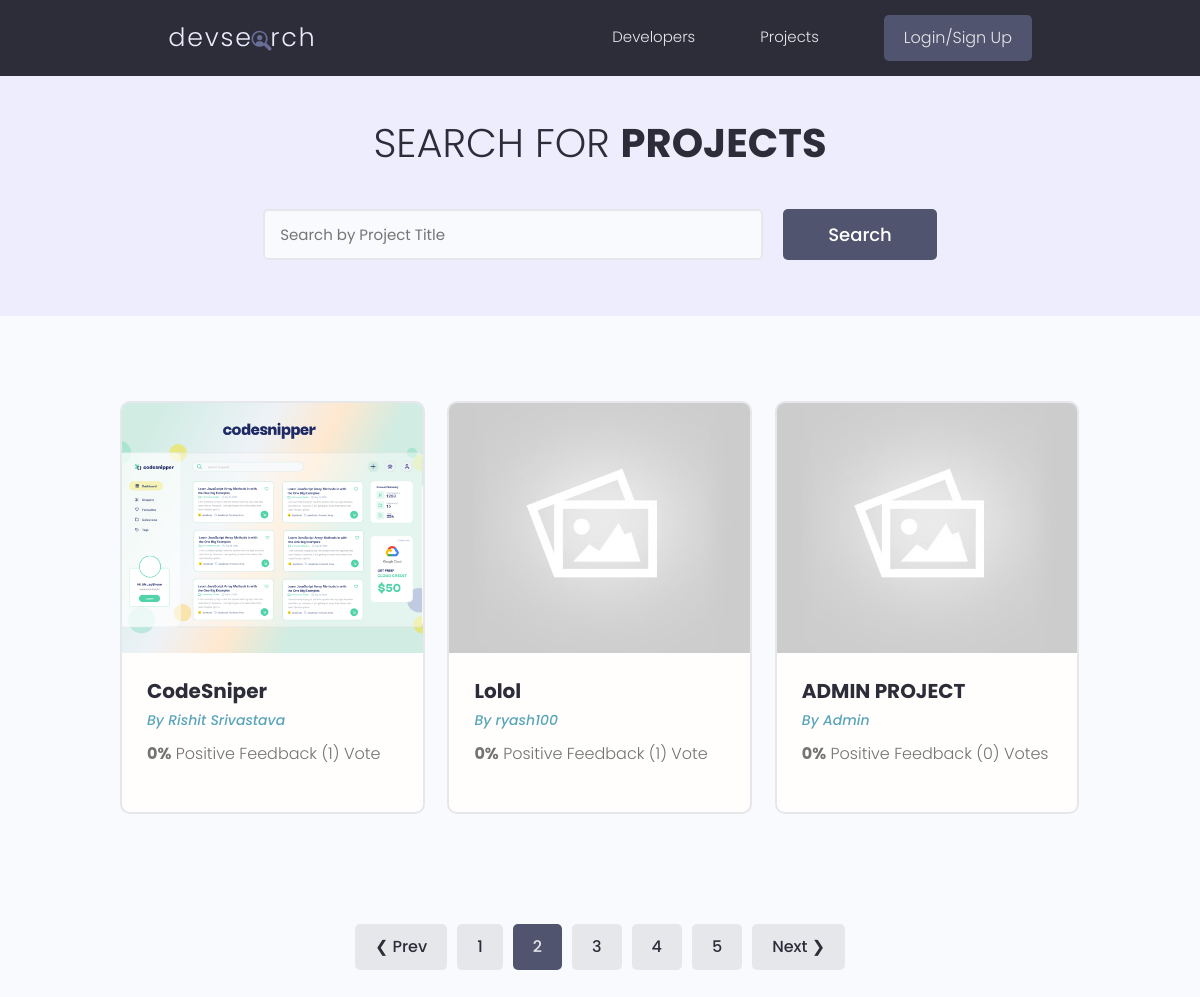
Screenshot of /projects/?page=2 with the database file from the repository.
### projects/models.py (models this page shows, shortened)
class Project(models.Model):
    owner = models.ForeignKey(
        usermodel.Profile, on_delete=models.CASCADE, null=True, blank=True)
    title = models.CharField(max_length=50)
    description = models.TextField(null=True, blank=True)
    demo_link = models.CharField(max_length=2000, null=True, blank=True)
    source_link = models.CharField(max_length=2000, null=True, blank=True)
    created = models.DateTimeField(auto_now_add=True)
    id = models.UUIDField(default=uuid.uuid4, unique=True,
                          primary_key=True, editable=False)
    tags = models.ManyToManyField('Tag', blank=True)
    vote_total = models.IntegerField(default=0, blank=True, null=True)
    vote_ratio = models.IntegerField(default=0, blank=True, null=True)
    image = models.ImageField(
        null=True, upload_to='projects', blank=True, default='default.jpg')
    class Meta:
        ordering = ['-vote_ratio', '-vote_total', 'title']

### user/models.py (models this page shows, shortened)
class Profile(models.Model):
    user = models.OneToOneField(
        User, on_delete=models.CASCADE, null=True, blank=True, editable=False)
    username = models.CharField(max_length=50, blank=True, null=True)
    name = models.CharField(max_length=200, blank=True, null=True)
    email = models.EmailField(blank=True, null=True)
    location = models.CharField(max_length=200, null=True, blank=True)
    short_intro = models.CharField(max_length=200, blank=True, null=True)
    bio = models.TextField(null=True, blank=True)
    Profile_img = models.ImageField(
        upload_to='profiles', default='profiles/default.png')
    github = models.CharField(max_length=200, blank=True, null=True)
    linkedin = models.CharField(max_length=200, blank=True, null=True)
    youtube = models.CharField(max_length=200, blank=True, null=True)
    id = models.UUIDField(default=uuid.uuid4, unique=True,
                          primary_key=True, editable=False)

### projects/views.py (the view)
# urls.py: path('',views.index,name='index'),
def index(request):
    projects, search_query = searchProfiles(request)
    [custom_range, projects] = paginateProjects(request, projects, 3)
    print(custom_range)
    return render(request, 'projects/projects.html', {'search_query': search_query, 'projects': projects, 'custom_range': custom_range})

### projects/utils.py (called while the page is built)
def paginateProjects(request, projects, results):
    pages = request.GET.get('page')
    paginator = Paginator(projects, results)
    try:
        projects = paginator.page(pages)
    except PageNotAnInteger:
        pages = 1
        projects = paginator.page(pages)
    except EmptyPage:
        pages = paginator.num_pages
        projects = paginator.page(pages)
    leftindex = int(pages)-4
    if leftindex < 1:
        leftindex = 1
    rightindex = (int(pages)+5)
    if rightindex > paginator.num_pages:
        rightindex = paginator.num_pages
    custom_range = range(leftindex, rightindex+1)
    projects = paginator.page(pages)
    return custom_range, projects

def searchProfiles(request):
    search_query = ''
    if request.GET.get('search_query'):
        search_query = request.GET.get('search_query')
    tags = Tag.objects.filter(name__icontains=search_query)
    projects = Project.objects.distinct().filter(Q(title__icontains=search_query) | Q(
        description__icontains=search_query) | Q(owner__name__icontains=search_query) | Q(tags__in=tags))
    return projects, search_query

### projects/templates/projects/projects.html (shortened to what this page needs)
{% extends 'main.html' %} {% block content %}
<main class="projects">
  <section class="hero-section text-center">
    <div class="container container--narrow">
      <div class="hero-section__box">
        <h2>Search for <span>Projects</span></h2>
      </div>
      <div class="hero-section__search">
        <form
          id="searchForm"
          class="form"
          action="{% url 'index' %}"
          method="get"
        >
          <div class="form__field">
            <input
              class="input input--text"
              id="formInput#search"
              type="text"
              name="search_query"
              placeholder="Search by Project Title"
              value="{{search_query}}"
            />
          </div>
          <input class="btn btn--sub btn--lg" type="submit" value="Search" />
        </form>
      </div>
    </div>
  </section>
  <section class="projectsList">
    <div class="container">
      <div class="grid grid--three">
        {% for project in projects %}
        <div class="column">
          <div class="card project">
            <a href="{% url 'single-project' project.id %}" class="project">
              <img
                class="project__thumbnail"
                src="{{project.image.url}}"
                alt="project thumbnail"
              />
              <div class="card__body">
                <h3 class="project__title">{{project.title}}</h3>
                <p>
                  <a
                    class="project__author"
                    href="{% url 'profile' project.owner.id %}"
                    >By {{project.owner.name}}</a
                  >
                </p>
                <p class="project--rating">
                  <span style="font-weight: bold">{{project.vote_ratio}}%</span>
                  Positive Feedback ({{project.vote_total}})
                  Vote{{project.vote_total|pluralize:"s"}}
                </p>
              </div>
            </a>
          </div>
        </div>
        {% endfor %}
      </div>
    </div>
  </section>
  {% include 'pagination.html' with queryset=projects custom_range=custom_range%}
</main>
{% endblock content %}

### templates/main.html (shortened to what this page needs)
{% load static %}
<html lang="en">
    <head>
      <link rel="stylesheet" href="https://cdn.iconmonstr.com/1.3.0/css/iconmonstr-iconic-font.min.css" />
      <link rel="stylesheet" href="{% static 'uikit/styles/uikit.css'%}" />
      <link rel="stylesheet" href="{% static 'styles/app.css'%}" />
    </head>
<body>
    {% include 'navbar.html' %}
    {% block content  %}
    {% endblock content  %}
</body>
</html>

### templates/navbar.html (shortened to what this page needs)
{%load static%}
<header class="header">
    <div class="container container--narrow">
      <a href="{% url 'index'%}" class="header__logo">
        <img src="{% static 'images/logo.svg'%}" alt="DevSearch Logo" />
      </a>
      <nav class="header__nav">
        <ul class="header__menu">
          <li class="header__menuItem"><a href="{% url 'profiles' %}">Developers</a></li>
          <li class="header__menuItem"><a href="{% url 'index'%}">Projects</a></li>
{% if request.user.is_authenticated %}
          <li class="header__menuItem"><a href='{% url "logout" %}' class="btn btn--sub">Logout</a></li>
          {% else %}
          <li class="header__menuItem"><a href='{% url "login" %}' class="btn btn--sub">Login/Sign Up</a></li>
          {% endif %}
        </ul>
      </nav>
    </div>
  </header>

### templates/pagination.html
{% load static %} {% if queryset.has_other_pages %}
<div class="pagination">
  <ul class="container">
    {% if queryset.has_previous %}
    <li>
      <a
        href="?page={{queryset.previous_page_number}}"
        class="btn page-link"
        data-page="{{queryset.previous_page_number}}"
        >&#10094; Prev</a
      >
    </li>
    {% endif %} {% for page in custom_range %} {% if page == queryset.number%}
    <li>
      <a
        href="?page={{page}}"
        class="btn page-link btn--sub"
        data-page="{{page}}"
        >{{page}}</a
      >
    </li>
    {% else %}
    <li>
      <a href="?page={{page}}" class="btn page-link" data-page="{{page}}"
        >{{page}}</a
      >
    </li>
    {% endif %} {% endfor %} {% if queryset.has_next %}
    <li>
      <a
        href="?page={{queryset.next_page_number}}"
        class="btn page-link"
        data-page="{{queryset.next_page_number}}"
        >Next &#10095;</a
      >
    </li>
    {% endif %}
  </ul>
</div>
{% endif %}

### static/styles/app.css (style rules this page uses)
:root { --color-sub: #2d2d39; }
.btn--sub { background-color: var(--color-sub-light); }
.card { border: 2px solid var(--color-light); }
img { width: 100%; }
.header { position: sticky; z-index: 111; background-color: var(--color-sub); padding: 1.5rem 0; }
.header > .container { display: flex; justify-content: space-between; align-items: center; }
.header__logo > img { height: 3.8rem; }
.header__nav > ul { display: inline-flex; align-items: center; list-style: none; gap: 6.5rem; }
.header__menuItem > a { color: var(--color-light); font-weight: 300; }
.hero-section { height: 40vh; display: flex; align-items: center; background-color: var(--color-sub); }
.hero-section__box { margin-bottom: 4rem; }
.hero-section__box > h2, .hero-section__box > h2 > span { font-size: 4rem; color: var(--color-light); line-height: 1.3; text-transform: uppercase; }
.hero-section__box > h2 { font-weight: 300; }
.hero-section__box > h2 > span { font-weight: 700; }
.hero-section__search > .form { display: flex; align-items: center; justify-content: center; gap: 2rem; }
.hero-section__search > .form input.input--text { width: 50rem; }
.pagination { margin-top: 8rem; margin-bottom: 10rem; }
.pagination > ul { flex-wrap: wrap; list-style: none; display: flex; align-items: center; justify-content: center; gap: 1rem; }
.pagination .btn { color: var(--color-sub); }
.pagination .btn.btn--sub { color: var(--color-light); }
.project__author { font-size: 1.4rem; font-style: italic; }
.project--rating { margin-bottom: 1.6em; margin-top: .5em; }
.projects > .hero-section { background: var(--color-sub-lighter); height: 30vh; }
.projects .hero-section__box { margin-bottom: 2.5rem; }
.projects .hero-section__box > h2 { color: var(--color-sub); }
.projects .hero-section__box > h2 > span { font-weight: 700; color: var(--color-sub); }
.projectsList { margin-top: 8rem; }
.project__thumbnail { height: 25rem; object-fit: cover; object-position: top center; }
.project__title { font-size: 2rem; font-weight: 700; color: var(--color-sub); }

### static/uikit/styles/modules/_variables.css (style rules this page uses)
:root { --color-main: #5aa5b9; --color-main-light: #e6faff; --color-sub: #3f4156; --color-sub-light: #51546e; --color-sub-lighter: #ededfd; --color-text: #737373; --color-gray: #8b8b8b; --color-light: #e5e7eb; --color-light-gray: #767676; --color-bg: #f8fafd; --color-white: #fffefd; --color-white-light: #f3f3f3; --color-success: #359e64; --color-success-bg: #def8e8; --color-error: #fc4b0b; --color-error-bg: #fff2ee; --font-base: 'Poppins', arial, helvetica, 'Segoe UI', roboto, ubuntu, sans-serif; --font-monospace: 'Fira Code', 'Courier New', courier, monospace; --font-regular: 300; --font-medium: 500; --font-bold: 700; --generic-shadow: 1px 1px 5px #00000010; --generic-transition: all 0.3s ease-in-out; }

### static/uikit/styles/modules/_base.css (style rules this page uses)
* { margin: 0; padding: 0; box-sizing: border-box; text-rendering: optimizeLegibility; color: inherit; font-size: inherit; }
html { font-size: 50%; }
@media only screen and (min-width: 480px) { html { font-size: 56.25%; } }
@media only screen and (min-width: 1200px) { html { font-size: 62.5%; } }
body { line-height: 1.6; font-weight: 400; font-size: 1.5rem; color: var(--color-text); background-color: var(--color-bg); min-height: 100vh; }

### static/uikit/styles/modules/_typography.css (style rules this page uses)
* { font-family: var(--font-base); }
h2 { font-size: 3.6rem; font-weight: var(--font-bold); }
h3 { font-size: 3.2rem; font-weight: var(--font-medium); }
p, span, strong { font-size: 1.6rem; color: var(--color-text); font-weight: var(--font-regular); }
a { padding-bottom: 2px; text-decoration: none; display: inline-block; color: var(--color-main); font-weight: var(--font-medium); }

### static/uikit/styles/modules/_utilities.css (style rules this page uses)
.container { width: 92%; max-width: 165rem; margin: 0 auto; box-sizing: border-box; }
.container--narrow { width: 92%; max-width: 120rem; }
@media screen and (min-width: 1000px) { .container { width: 90%; } }
@media screen and (min-width: 1000px) { .container--narrow { width: 85%; } }
@media screen and (min-width: 1200px) { .container { width: 80%; } }
@media screen and (min-width: 1200px) { .container--narrow { width: 72%; } }
.text-center { text-align: center; }

### static/uikit/styles/modules/_card.css (style rules this page uses)
.card { border-radius: 1rem; background-color: var(--color-white); border: 1.5px solid var(--color-light); width: auto; height: auto; margin-top: 0.5rem; margin-bottom: 0.5rem; overflow: hidden; }
.card__body, .card__header { padding: 2rem 2.5rem; }

### rows the page displays
Project: image (picture), title "CodeSniper", owner.name "Rishit Srivastava", vote_ratio "0", vote_total "1"
Project: image (placeholder picture), title "Lolol", owner.name "ryash100", vote_ratio "0", vote_total "1"
Project: image (placeholder picture), title "ADMIN PROJECT", owner.name "Admin", vote_ratio "0", vote_total "0"

### other values shown
{{ page }} "1" "3" "4" "5"
{{ page }} "2"
